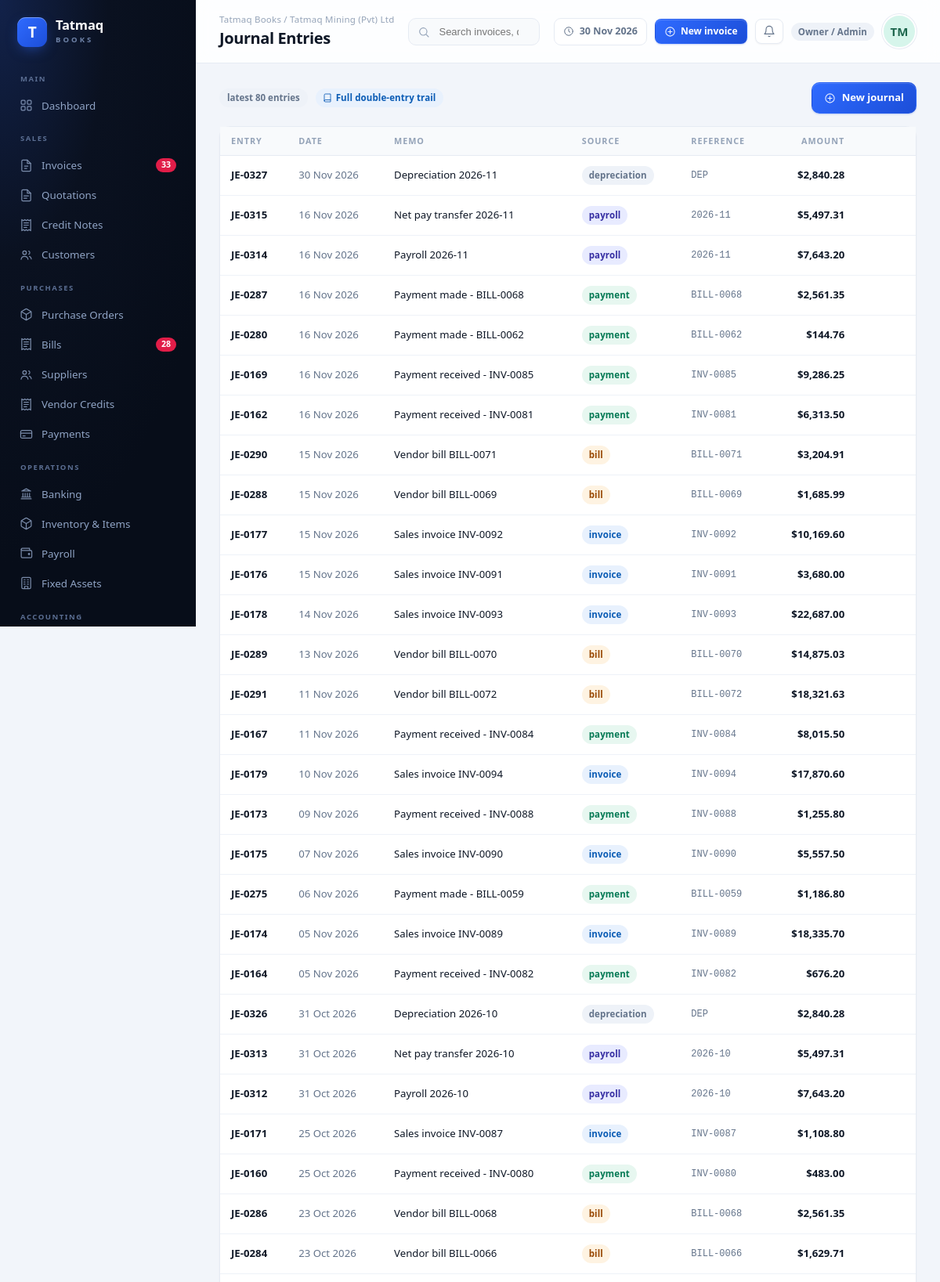
Page /journal (signed in, upper part) on the committed database.
### tables this page shows
CREATE TABLE companies(
 id INTEGER PRIMARY KEY, name TEXT, industry TEXT, currency TEXT DEFAULT 'USD', symbol TEXT DEFAULT '$',
 tax_name TEXT DEFAULT 'VAT', tax_rate REAL DEFAULT 15, address TEXT, email TEXT, phone TEXT,
 fiscal_start TEXT, created_at TEXT);

CREATE TABLE journal_entries(
 id INTEGER PRIMARY KEY, company_id INT, number TEXT, date TEXT, memo TEXT, source TEXT,
 reference TEXT, created_at TEXT);

CREATE TABLE users(
 id INTEGER PRIMARY KEY, company_id INT, name TEXT, email TEXT, role TEXT, status TEXT,
 password_hash TEXT, last_login TEXT, created_at TEXT);

### app.py (the view)
@app.route("/journal")
def journal():
    c = company()
    rows = conn().execute("""SELECT je.*, COALESCE(SUM(jl.debit),0) total FROM journal_entries je
        LEFT JOIN journal_lines jl ON jl.entry_id=je.id WHERE je.company_id=?
        GROUP BY je.id ORDER BY je.date DESC, je.id DESC LIMIT 80""", (c["id"],)).fetchall()
    return render_template("journal.html", rows=rows, title="Journal Entries")

### app.py (called while the page is built, shortened)
@app.before_request
def _guard():
    if request.endpoint is None or request.endpoint in PUBLIC_ENDPOINTS:
        return None
    ident, source = auth.resolve_identity()
    if not ident:
        if request.path.startswith("/api/"):
            return jsonify({"error": "unauthorised"}), 401
        return redirect(url_for("login", next=request.path))
    g.ident = ident
    g.perms = auth.permissions(ident["role"])
    return None

def conn():
    if "conn" not in g:
        g.conn = db.connect()
    return g.conn

@app.teardown_appcontext
def close_conn(exc):
    c = g.pop("conn", None)
    if c is not None:
        c.close()

def company():
    if "company_row" not in g:
        g.company_row = conn().execute("SELECT * FROM companies WHERE id=?",
                                       (g.ident["company_id"],)).fetchone()
    return g.company_row

@app.context_processor
def inject():
    ident = getattr(g, "ident", None)
    perms = getattr(g, "perms", None)
    c = company()
    overdue = conn().execute("""SELECT COUNT(*) c FROM invoices WHERE company_id=?
        AND total-amount_paid>0.01 AND due_date<?""", (c["id"], str(date.today()))).fetchone()["c"]
    bills_over = conn().execute("""SELECT COUNT(*) c FROM bills WHERE company_id=?
        AND total-amount_paid>0.01 AND due_date<?""", (c["id"], str(date.today()))).fetchone()["c"]
    return dict(company=dict(c), profiles=db.PROFILES, now=date.today(),
                overdue_count=overdue, bills_overdue_count=bills_over,
                status_of=status_of, nav_path=request.path, ident=ident, perms=perms,
                roles=auth.ROLES)

@app.template_filter("money")
def f_money(v, dec=2):
    try:
        v = float(v or 0)
    except Exception:
        return v
    return f"{'-' if v < 0 else ''}{abs(v):,.{dec}f}"

@app.template_filter("ddate")
def f_date(v):
    if not v:
        return ""
    try:
        return date.fromisoformat(str(v)[:10]).strftime("%d %b %Y")
    except Exception:
        return v

@app.template_filter("initials")
def f_initials(name):
    parts = str(name or "?").replace("(Pvt) Ltd", "").split()
    return "".join(p[0] for p in parts[:2]).upper()

### auth.py (called while the page is built)
def load_user(uid):
    if not uid:
        return None
    conn = connect()
    try:
        row = conn.execute("SELECT * FROM users WHERE id=? AND status='Active'", (uid,)).fetchone()
        return dict(row) if row else None
    finally:
        conn.close()

### templates/journal.html
{% extends "base.html" %}
{% from "_icons.html" import icon %}
{% block content %}
{% set sym = company.symbol %}
<div class="toolbar">
  <span class="count-pill">latest {{ rows|length }} entries</span>
  <span class="chip chip-info">{{ icon('book', 12) }} Full double-entry trail</span>
  <div style="margin-left:auto"><a class="btn" href="/journal/new">{{ icon('plus', 15) }} New journal</a></div>
</div>
<div class="card">
  <div class="tbl-wrap">
    <table class="tbl">
      <thead><tr><th>Entry</th><th>Date</th><th>Memo</th><th>Source</th><th>Reference</th><th class="num">Amount</th><th></th></tr></thead>
      <tbody>
      {% for r in rows %}
        <tr>
          <td class="strong">{{ r.number }}</td>
          <td class="muted nowrap">{{ r.date|ddate }}</td>
          <td>{{ r.memo }}</td>
          <td>
            {% set cls = {'invoice':'chip-info','bill':'chip-warn','payment':'chip-good','payroll':'chip-dark','opening':'chip-muted','manual':'chip-muted','depreciation':'chip-muted','asset':'chip-dark','adjustment':'chip-warn'} %}
            <span class="chip {{ cls.get(r.source, 'chip-muted') }}">{{ r.source }}</span>
          </td>
          <td class="mono muted">{{ r.reference or '—' }}</td>
          <td class="num strong">{{ sym }}{{ r.total|money }}</td>
          <td class="right"><a class="btn ghost sm" href="/journal/{{ r.id }}">{{ icon('eye', 14) }}</a></td>
        </tr>
      {% endfor %}
      </tbody>
    </table>
  </div>
</div>
{% endblock %}

### templates/base.html (shortened to what this page needs)
<!doctype html>
<html lang="en">
<head>
<link rel="stylesheet" href="{{ url_for('static', filename='style.css') }}">
</head>
<body>
{% from "_icons.html" import icon %}
{% set p = nav_path %}
<div class="shell">
  <aside class="sidebar">
    <a class="brand" href="/">
      <div class="brand-mark">T</div>
      <div>
        <div class="brand-name">Tatmaq</div>
        <div class="brand-sub">BOOKS</div>
      </div>
    </a>
    <nav>
      <div class="nav-sec">Main</div>
      <a class="nav-item {{ 'active' if p == '/' }}" href="/">{{ icon('grid',17) }} Dashboard</a>
      <div class="nav-sec">Sales</div>
      <a class="nav-item {{ 'active' if p.startswith('/invoices') }}" href="/invoices">
        {{ icon('file',17) }} Invoices
        {% if overdue_count %}<span class="nav-badge">{{ overdue_count }}</span>{% endif %}
      </a>
      <a class="nav-item {{ 'active' if p.startswith('/quotes') }}" href="/quotes">{{ icon('quote',17) }} Quotations</a>
      <a class="nav-item {{ 'active' if p.startswith('/credit-notes') }}" href="/credit-notes">{{ icon('receipt',17) }} Credit Notes</a>
      <a class="nav-item {{ 'active' if p.startswith('/contacts') and request.args.get('tab','customer') == 'customer' }}" href="/contacts?tab=customer">{{ icon('users',17) }} Customers</a>
      {% if perms.full_view %}<div class="nav-sec">Purchases</div>
      <a class="nav-item {{ 'active' if p.startswith('/purchase-orders') }}" href="/purchase-orders">{{ icon('box',17) }} Purchase Orders</a>
      <a class="nav-item {{ 'active' if p.startswith('/bills') }}" href="/bills">
        {{ icon('receipt',17) }} Bills
        {% if bills_overdue_count %}<span class="nav-badge">{{ bills_overdue_count }}</span>{% endif %}
      </a>
      <a class="nav-item {{ 'active' if p.startswith('/contacts') and request.args.get('tab') == 'vendor' }}" href="/contacts?tab=vendor">{{ icon('users',17) }} Suppliers</a>
      <a class="nav-item {{ 'active' if p.startswith('/vendor-credits') }}" href="/vendor-credits">{{ icon('receipt',17) }} Vendor Credits</a>
      <a class="nav-item {{ 'active' if p.startswith('/payments') }}" href="/payments">{{ icon('card',17) }} Payments</a>
      {% endif %}
      <div class="nav-sec">Operations</div>
      {% if perms.full_view %}
      <a class="nav-item {{ 'active' if p.startswith('/banking') }}" href="/banking">{{ icon('bank',17) }} Banking</a>
      {% endif %}
      <a class="nav-item {{ 'active' if p.startswith('/inventory') }}" href="/inventory">{{ icon('box',17) }} Inventory &amp; Items</a>
      {% if perms.full_view %}
      <a class="nav-item {{ 'active' if p.startswith('/payroll') }}" href="/payroll">{{ icon('wallet',17) }} Payroll</a>
      <a class="nav-item {{ 'active' if p.startswith('/assets') }}" href="/assets">{{ icon('building',17) }} Fixed Assets</a>
      {% endif %}
      <div class="nav-sec">Accounting</div>
    </nav>
        {% set ind = profiles[company.industry] %}
  </aside>
  <div class="main">
    <header class="topbar">
      <div class="page-id">
        <div class="crumb">Tatmaq Books / {{ company.name }}</div>
        <h1>{{ title }}</h1>
      </div>
      <form class="searchbar" action="/invoices" method="get">
        {{ icon('search', 16) }}
        <input type="search" name="q" placeholder="Search invoices, quotations, customers…" value="{{ request.args.get('q','') }}">
      </form>
      <div class="top-actions">
        <span class="chip-date">{{ icon('clock', 14) }} {{ now.strftime('%d %b %Y') }}</span>
        {% if perms.write %}<a class="btn sm" href="/invoices/new">{{ icon('plus', 15) }} New invoice</a>{% endif %}
        <a href="/invoices?status=overdue" title="Alerts" class="btn soft sm" style="padding:7px 9px">
          {{ icon('bell', 16) }}
        </a>
        <span class="chip {{ 'chip-info' if perms.is_demo else 'chip-muted' }}" style="white-space:nowrap">{{ perms.role_label }}</span>
        <a class="avatar lg" href="/settings" title="{{ ident.name }} · {{ perms.role_label }}"
           style="background:hsl(160 60% 90%);color:hsl(160 55% 26%)">{{ ident.name|initials }}</a>
      </div>
    </header>
    <main class="content">
      {% block content %}{% endblock %}
    </main>
  </div>
</div>
</body>
</html>

### templates/_icons.html (shortened to what this page needs)
{% macro icon(name, size=18, cls='') -%}
<svg class="ic {{ cls }}" width="{{ size }}" height="{{ size }}" viewBox="0 0 24 24" fill="none"
     stroke="currentColor" stroke-width="1.7" stroke-linecap="round" stroke-linejoin="round" aria-hidden="true">{{ paths.get(name, paths['grid'])|safe }}</svg>
{%- endmacro %}

### rows in the picture
companies: name "Tatmaq Mining (Pvt) Ltd"
journal_entries: strftime "30 Nov 2026", number "JE-0327", date|ddate "30 Nov 2026", memo "Depreciation 2026-11", source "depreciation", reference "DEP", sym "$", total "2,840.28", {{ size }} 14 (drawn)
users: name|initials "TM"
journal_entries: number "JE-0315", date|ddate "16 Nov 2026", memo "Net pay transfer 2026-11", source "payroll", reference "2026-11", sym "$", total "5,497.31", {{ size }} 14 (drawn)
journal_entries: number "JE-0314", date|ddate "16 Nov 2026", memo "Payroll 2026-11", source "payroll", reference "2026-11", sym "$", total "7,643.20", {{ size }} 14 (drawn)
journal_entries: number "JE-0287", date|ddate "16 Nov 2026", memo "Payment made - BILL-0068", source "payment", reference "BILL-0068", sym "$", total "2,561.35", {{ size }} 14 (drawn)
journal_entries: number "JE-0280", date|ddate "16 Nov 2026", memo "Payment made - BILL-0062", source "payment", reference "BILL-0062", sym "$", total "144.76", {{ size }} 14 (drawn)
journal_entries: number "JE-0169", date|ddate "16 Nov 2026", memo "Payment received - INV-0085", source "payment", reference "INV-0085", sym "$", total "9,286.25", {{ size }} 14 (drawn)
journal_entries: number "JE-0162", date|ddate "16 Nov 2026", memo "Payment received - INV-0081", source "payment", reference "INV-0081", sym "$", total "6,313.50", {{ size }} 14 (drawn)
journal_entries: number "JE-0290", date|ddate "15 Nov 2026", memo "Vendor bill BILL-0071", source "bill", reference "BILL-0071", sym "$", total "3,204.91", {{ size }} 14 (drawn)
journal_entries: number "JE-0288", date|ddate "15 Nov 2026", memo "Vendor bill BILL-0069", source "bill", reference "BILL-0069", sym "$", total "1,685.99", {{ size }} 14 (drawn)
journal_entries: number "JE-0177", date|ddate "15 Nov 2026", memo "Sales invoice INV-0092", source "invoice", reference "INV-0092", sym "$", total "10,169.60", {{ size }} 14 (drawn)
journal_entries: number "JE-0176", date|ddate "15 Nov 2026", memo "Sales invoice INV-0091", source "invoice", reference "INV-0091", sym "$", total "3,680.00", {{ size }} 14 (drawn)
journal_entries: number "JE-0178", date|ddate "14 Nov 2026", memo "Sales invoice INV-0093", source "invoice", reference "INV-0093", sym "$", total "22,687.00", {{ size }} 14 (drawn)
journal_entries: number "JE-0289", date|ddate "13 Nov 2026", memo "Vendor bill BILL-0070", source "bill", reference "BILL-0070", sym "$", total "14,875.03", {{ size }} 14 (drawn)
journal_entries: number "JE-0291", date|ddate "11 Nov 2026", memo "Vendor bill BILL-0072", source "bill", reference "BILL-0072", sym "$", total "18,321.63", {{ size }} 14 (drawn)
journal_entries: number "JE-0167", date|ddate "11 Nov 2026", memo "Payment received - INV-0084", source "payment", reference "INV-0084", sym "$", total "8,015.50", {{ size }} 14 (drawn)
journal_entries: number "JE-0179", date|ddate "10 Nov 2026", memo "Sales invoice INV-0094", source "invoice", reference "INV-0094", sym "$", total "17,870.60", {{ size }} 14 (drawn)
journal_entries: number "JE-0173", date|ddate "09 Nov 2026", memo "Payment received - INV-0088", source "payment", reference "INV-0088", sym "$", total "1,255.80", {{ size }} 14 (drawn)
journal_entries: number "JE-0175", date|ddate "07 Nov 2026", memo "Sales invoice INV-0090", source "invoice", reference "INV-0090", sym "$", total "5,557.50", {{ size }} 14 (drawn)
journal_entries: number "JE-0275", date|ddate "06 Nov 2026", memo "Payment made - BILL-0059", source "payment", reference "BILL-0059", sym "$", total "1,186.80", {{ size }} 14 (drawn)
journal_entries: number "JE-0174", date|ddate "05 Nov 2026", memo "Sales invoice INV-0089", source "invoice", reference "INV-0089", sym "$", total "18,335.70", {{ size }} 14 (drawn)
journal_entries: number "JE-0164", date|ddate "05 Nov 2026", memo "Payment received - INV-0082", source "payment", reference "INV-0082", sym "$", total "676.20", {{ size }} 14 (drawn)
journal_entries: number "JE-0326", date|ddate "31 Oct 2026", memo "Depreciation 2026-10", source "depreciation", reference "DEP", sym "$", total "2,840.28", {{ size }} 14 (drawn)
journal_entries: number "JE-0313", date|ddate "31 Oct 2026", memo "Net pay transfer 2026-10", source "payroll", reference "2026-10", sym "$", total "5,497.31", {{ size }} 14 (drawn)
journal_entries: number "JE-0312", date|ddate "31 Oct 2026", memo "Payroll 2026-10", source "payroll", reference "2026-10", sym "$", total "7,643.20", {{ size }} 14 (drawn)
journal_entries: number "JE-0171", date|ddate "25 Oct 2026", memo "Sales invoice INV-0087", source "invoice", reference "INV-0087", sym "$", total "1,108.80", {{ size }} 14 (drawn)
journal_entries: number "JE-0160", date|ddate "25 Oct 2026", memo "Payment received - INV-0080", source "payment", reference "INV-0080", sym "$", total "483.00", {{ size }} 14 (drawn)
journal_entries: number "JE-0286", date|ddate "23 Oct 2026", memo "Vendor bill BILL-0068", source "bill", reference "BILL-0068", sym "$", total "2,561.35", {{ size }} 14 (drawn)
journal_entries: number "JE-0284", date|ddate "23 Oct 2026", memo "Vendor bill BILL-0066", source "bill", reference "BILL-0066", sym "$", total "1,629.71", {{ size }} 14 (drawn)

### other values in the picture
{{ overdue_count }} "33"
{{ bills_overdue_count }} "28"
{{ title }} "Journal Entries"
{{ perms.role_label }} "Owner / Admin"
{{ rows|length }} "80"
